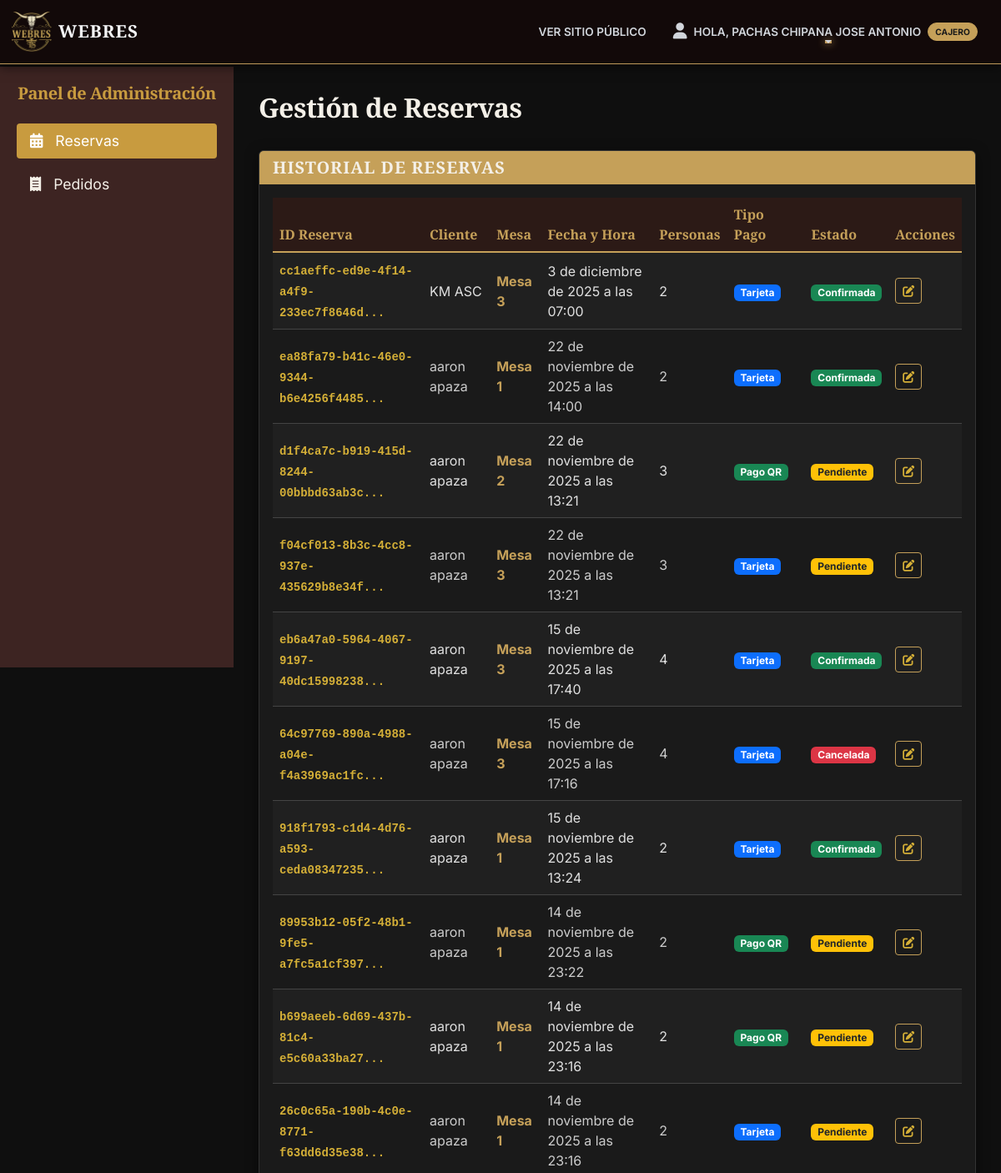
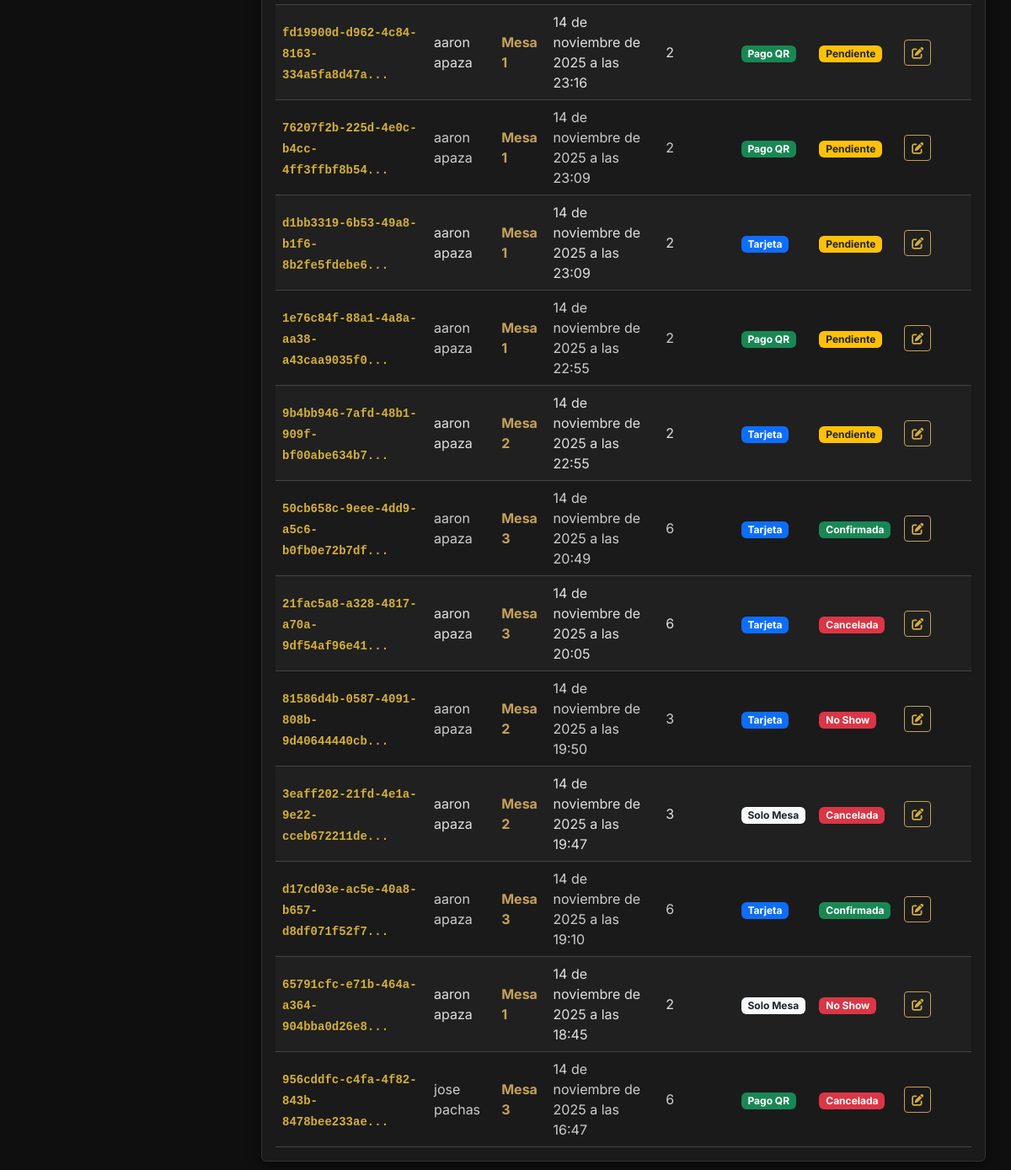
Screenshot of /panel/reservas/ (signed in) with the database file from the repository (2 pictures, top to bottom).
### reservas/models.py (models this page shows, shortened)
class Reserva(models.Model):
    ESTADO_CHOICES = (
        ('PENDIENTE', 'Pendiente'),
        ('CONFIRMADA', 'Confirmada'),
        ('CANCELADA', 'Cancelada'),
        ('COMPLETADA', 'Completada'),
        ('NO_SHOW', 'No Show'),
    )
    TIPO_PAGO_CHOICES = (
        ('SOLO_MESA', 'Solo Mesa'),
        ('PAGO_ADELANTADO', 'Pago QR'),
        ('TARJETA', 'Tarjeta'),
    )
    id = models.UUIDField(primary_key=True, default=uuid.uuid4, editable=False)
    cliente = models.ForeignKey(Cliente, on_delete=models.CASCADE)
    mesa = models.ForeignKey(Mesa, on_delete=models.SET_NULL, null=True, blank=True)
    fecha_reserva = models.DateField()
    hora_reserva = models.TimeField()
    numero_personas = models.IntegerField()
    estado = models.CharField(max_length=20, choices=ESTADO_CHOICES, default='PENDIENTE')
    tipo_pago = models.CharField(max_length=20, choices=TIPO_PAGO_CHOICES, default='SOLO_MESA')
    duracion_horas = models.IntegerField(default=2, help_text="Duración de la reserva en horas")
    hora_fin = models.TimeField(null=True, blank=True, editable=False)
    monto_pagado = models.DecimalField(max_digits=10, decimal_places=2, default=0.00)
    created_at = models.DateTimeField(auto_now_add=True, null=True, blank=True)

### clientes/models.py (models this page shows, shortened)
class Cliente(models.Model):
    usuario = models.OneToOneField(User, on_delete=models.CASCADE, related_name="cliente")
    nombre = models.CharField(max_length=100)
    apellido = models.CharField(max_length=100)
    email = models.EmailField(unique=True)
    telefono = models.CharField(max_length=20, blank=True, null=True)
    fecha_registro = models.DateTimeField(auto_now_add=True)
    foto_perfil = models.ImageField(upload_to='perfiles/', null=True, blank=True)

### core/models.py (models this page shows, shortened)
class Mesa(models.Model):
    ESTADO_CHOICES = (
        ('DISPONIBLE', 'Disponible'),
        ('OCUPADA', 'Ocupada'),
        ('RESERVADA', 'Reservada'),
        ('MANTENIMIENTO', 'Mantenimiento'),
    )
    TIPO_CHOICES = (
        ('NORMAL', 'Normal'),
        ('PREMIUM', 'Premium (Ventana/Privado)'),
    )
    numero = models.IntegerField(unique=True, help_text="Número de la mesa")
    capacidad = models.IntegerField(help_text="Número de personas que puede sentar")
    estado = models.CharField(max_length=20, choices=ESTADO_CHOICES, default='DISPONIBLE')
    tipo = models.CharField(max_length=10, choices=TIPO_CHOICES, default='NORMAL')

### dashboard/views.py (the view)
# urls.py: path('reservas/', views.reserva_list, name='dashboard_reservas'),
@staff_requerido
def reserva_list(request):
    reservas = Reserva.objects.all().order_by('-fecha_reserva', '-hora_reserva')
    return render(request, 'dashboard/reserva_list.html', {'reservas': reservas})

### dashboard/views.py (called while the page is built)
def staff_requerido(function):
    return user_passes_test(
        lambda u: u.is_authenticated and u.is_staff,
        login_url='login',
        redirect_field_name=None
    )(function)

### templates/dashboard/reserva_list.html
{% extends 'dashboard/base_dashboard.html' %}
{% block content %}
<div class="d-flex justify-content-between align-items-center mb-4">
    <h1 class="fs-2">Gestión de Reservas</h1>
</div>
<div class="card shadow-sm">
    <div class="card-header card-header-gold">
        <h5 class="mb-0">Historial de Reservas</h5>
    </div>
    <div class="card-body">
        <div class="table-responsive">
            <table class="table table-striped table-hover">
                <thead>
                    <tr>
                        <th scope="col">ID Reserva</th>
                        <th scope="col">Cliente</th>
                        <th scope="col">Mesa</th>
                        <th scope="col">Fecha y Hora</th>
                        <th scope="col">Personas</th>
                        <th scope="col">Tipo Pago</th>
                        <th scope="col">Estado</th>
                        <th scope="col">Acciones</th>
                    </tr>
                </thead>
                <tbody>
                    {% for r in reservas %}
                    <tr>
                        <td>
                            <code>{{ r.id|slice:":8" }}...</code>
                        </td>
                        <td>
                            {{ r.cliente.nombre }} {{ r.cliente.apellido }}
                        </td>
                        <td>
                            {% if r.mesa %}
                                <strong>Mesa {{ r.mesa.numero }}</strong>
                            {% else %}
                                <span class="text-muted">Sin asignar</span>
                            {% endif %}
                        </td>
                        <td>
                            {{ r.fecha_reserva }} a las {{ r.hora_reserva|time:"H:i" }}
                        </td>
                        <td>{{ r.numero_personas }}</td>
                        <td>
                            {% if r.tipo_pago == 'PAGO_ADELANTADO' %}
                                <span class="badge bg-success">{{ r.get_tipo_pago_display }}</span>
                            {% elif r.tipo_pago == 'TARJETA' %}
                                <span class="badge bg-primary">{{ r.get_tipo_pago_display }}</span>
                            {% else %}
                                <span class="badge bg-light text-dark">{{ r.get_tipo_pago_display }}</span>
                            {% endif %}
                        </td>
                        <td>
                            {% if r.estado == 'CONFIRMADA' %}
                                <span class="badge bg-success">{{ r.get_estado_display }}</span>
                            {% elif r.estado == 'PENDIENTE' %}
                                <span class="badge bg-warning text-dark">{{ r.get_estado_display }}</span>
                            {% elif r.estado == 'CANCELADA' or r.estado == 'NO_SHOW' %}
                                <span class="badge bg-danger">{{ r.get_estado_display }}</span>
                            {% elif r.estado == 'COMPLETADA' %}
                                <span class="badge bg-info">{{ r.get_estado_display }}</span>
                            {% else %}
                                <span class="badge bg-secondary">{{ r.get_estado_display }}</span>
                            {% endif %}
                        </td>
                        <td>
                            <a href="#" class="btn btn-sm btn-outline-primary" title="Editar Estado (Próximamente)">
                                <i class="fa fa-edit"></i>
                            </a>
                        </td>
                    </tr>
                    {% empty %}
                    <tr>
                        <td colspan="8" class="text-center">No hay reservas registradas.</td>
                    </tr>
                    {% endfor %}
                </tbody>
            </table>
        </div>
    </div>
</div>
{% endblock %}

### templates/dashboard/base_dashboard.html (shortened to what this page needs)
{% load static %}
<!DOCTYPE html>
<html lang="es">
<head>
    <link href="https://cdn.jsdelivr.net/npm/bootstrap@5.3.3/dist/css/bootstrap.min.css" rel="stylesheet">
    <link rel="stylesheet" href="https://cdnjs.cloudflare.com/ajax/libs/font-awesome/6.5.2/css/all.min.css" />
    <link rel="stylesheet" href="{% static 'core/css/main.css' %}" />
</head>
<body class="site-container">
    <header id="main-header" class="fixed-top" style="z-index: 1030;">
        <nav class="navbar navbar-expand-lg">
            <div class="container-fluid">
                <a class="navbar-brand d-flex align-items-center" href="{% url 'home' %}">
                    <img src="{% static 'core/img/webres.png' %}" alt="Logo" width="50" height="50"
                        class="d-inline-block align-text-top">
                    <span class="navbar-brand-text ms-2">WEBRES</span>
                </a>
                <div class="collapse navbar-collapse" id="mainNavbar">
                    <ul class="navbar-nav ms-auto mb-2 mb-lg-0 align-items-center">
                        <li class="nav-item">
                            <a class="nav-link" href="{% url 'home' %}">Ver Sitio Público</a>
                        </li>
                        {% if user.is_authenticated %}
                        <li class="nav-item dropdown">
                            <a class="nav-link dropdown-toggle d-flex align-items-center" href="#" role="button"
                                data-bs-toggle="dropdown" aria-expanded="false">
                                {% if user.cliente.foto_perfil %}
                                <img src="{{ user.cliente.foto_perfil.url }}" alt="Foto de perfil"
                                    class="profile-pic-nav">
                                {% else %}
                                <i class="fa fa-user me-2" style="font-size: 1.2rem;"></i>
                                {% endif %}
                                Hola, {{ user.username }}
                                {% with user.groups.first as group %}
                                {% if user.is_superuser %}
                                <span
                                    class="badge-rol badge bg-danger-emphasis text-danger-emphasis border border-danger-subtle rounded-pill ms-2">Admin</span>
                                {% elif group.name == 'Cajero' %}
                                <span
                                    class="badge-rol badge bg-info-emphasis text-info-emphasis border border-info-subtle rounded-pill ms-2">Cajero</span>
                                {% elif group.name == 'Mesero' %}
                                <span
                                    class="badge-rol badge bg-warning-emphasis text-warning-emphasis border border-warning-subtle rounded-pill ms-2">Mesero</span>
                                {% elif user.is_staff %}
                                <span
                                    class="badge-rol badge bg-secondary-emphasis text-secondary-emphasis border border-secondary-subtle rounded-pill ms-2">Staff</span>
                                {% endif %}
                                {% endwith %}
                            </a>
                        </li>
                        {% endif %}
                    </ul>
                </div>
            </div>
        </nav>
    </header>
    <div class="d-flex">
        <div class="sidebar d-flex flex-column">
            <h3 class="fs-5 text-center mb-4" style="font-family: 'Playfair Display', serif; color: #c89b3f;">
                Panel de Administración
            </h3>
            <ul class="nav flex-column mb-auto">
                {% if user.is_staff %}
                <li class="nav-item">
                    <a class="nav-link {% if 'reserva' in request.resolver_match.url_name %}active{% endif %}"
                        href="{% url 'dashboard_reservas' %}">
                        <i class="fa fa-calendar-alt"></i> Reservas
                    </a>
                </li>
                <li class="nav-item">
                    <a class="nav-link {% if 'pedido' in request.resolver_match.url_name %}active{% endif %}"
                        href="{% url 'dashboard_pedidos' %}">
                        <i class="fa fa-receipt"></i> Pedidos
                    </a>
                </li>
                {% endif %}
            </ul>
        </div>
        <main class="content">
            {% block content %}{% endblock %}
        </main>
    </div>
</body>
</html>

### core/static/core/css/main.css (style rules this page uses)
body { background-color: #121212; font-family: 'Inter', sans-serif; color: #f3f4f6; min-height: 100vh; position: relative; overflow-x: hidden; }
.font-serif-display, .section-title, .navbar-brand-text, .title-gold, h1, h2, h3, h4, h5 { font-family: 'Playfair Display', serif; font-weight: 700; }
#main-header .navbar { background-color: rgba(20, 10, 10, 0.95); backdrop-filter: blur(8px); border-bottom: 1px solid #c09a5b; box-shadow: 0 4px 12px rgba(0,0,0,0.5); z-index: 1030; }
#main-header .navbar-brand-text { font-size: 1.3rem; color: #f3f4f6; letter-spacing: 1px; }
#main-header .nav-link { color: #d1d5db; font-weight: 600; text-transform: uppercase; font-size: 0.85rem; padding: 0.5rem 1rem; transition: color 0.3s ease; }
html, body { overflow-x: hidden; width: 100%; }
h1, h2, h3, .navbar-brand-text { letter-spacing: -0.5px; }
#main-header .nav-link { position: relative; }
#main-header .nav-link::after { content: ''; position: absolute; width: 0; height: 2px; bottom: 5px; left: 50%; background-color: #c09a5b; transition: all 0.3s ease; box-shadow: 0 0 10px #c09a5b; transform: translateX(-50%); }

### templates/dashboard/base_dashboard.html (style rules this page uses)
:root { --header-height: 80px; }
body { padding-top: var(--header-height); background-color: #0f0f0f; }
.card-body, .card-body p { color: #e0e0e0 !important; }
.card-body strong, .card-body b, .card-body h4, .card-body h5, .card-body h6 { color: #c5a059 !important; }
.card-body a { color: #d4af37; text-decoration: none; }
.sidebar { position: fixed; top: var(--header-height); left: 0; width: 280px; height: calc(100vh - var(--header-height)); background-color: #3d2422; color: #f4f0e8; padding: 20px; overflow-y: auto; z-index: 1020; }
.sidebar .nav-link { color: #f4f0e8; font-size: 1.1rem; margin-bottom: 10px; padding: .5rem 1rem; border-radius: .25rem; }
.sidebar .nav-link:hover, .sidebar .nav-link.active { color: #ffffff; background-color: #c89b3f; }
.sidebar .nav-link .fa { margin-right: 10px; }
.content { margin-left: 280px; padding: 30px; width: calc(100% - 280px); background-color: #0f0f0f; min-height: calc(100vh - var(--header-height)); }
.card-header-gold { background-color: #c89b3f; color: #3d2422; font-family: 'Playfair Display', serif; }
.badge-rol { background-color: #c5a059 !important; color: #1a1a1a !important; border: 1px solid #c5a059 !important; font-weight: bold; padding: 0.5em 0.8em; }
.card { background-color: #1a1a1a !important; border: 1px solid #333 !important; box-shadow: 0 4px 15px rgba(0, 0, 0, 0.5) !important; }
.card-header { background-color: #c5a059 !important; color: #1a1a1a !important; font-weight: 800; text-transform: uppercase; letter-spacing: 1px; border-bottom: none; font-family: 'Playfair Display', serif; }
.table { --bs-table-bg: transparent; --bs-table-color: #e0e0e0; --bs-table-border-color: #444; margin-bottom: 0; }
.table thead th { background-color: #2c1a16 !important; color: #c5a059 !important; border-bottom: 2px solid #c5a059; font-family: 'Playfair Display', serif; }
.table tbody td { background-color: #1a1a1a !important; color: #ccc !important; vertical-align: middle; }
.table-striped>tbody>tr:nth-of-type(odd)>* { background-color: #222 !important; color: #e0e0e0 !important; }
.table td a, .table td code { color: #d4af37 !important; font-weight: bold; text-decoration: none; background: transparent !important; }
.btn-outline-primary { color: #c5a059; border-color: #c5a059; }
h1, h2, h3, h4, h5, h6 { color: #f4f0e8; }
html { scroll-behavior: smooth; }

### rows the page displays
Reserva: id "cc1aeffc-ed9e-4f14-a4f9-233ec7f8646d", cliente.nombre "KM", cliente.apellido "ASC", mesa.numero "3", fecha_reserva "3 de diciembre de 2025", hora_reserva "07:00", numero_personas "2", tipo_pago "Tarjeta", estado "Confirmada"
Reserva: id "ea88fa79-b41c-46e0-9344-b6e4256f4485", cliente.nombre "aaron", cliente.apellido "apaza", mesa.numero "1", fecha_reserva "22 de noviembre de 2025", hora_reserva "14:00", numero_personas "2", tipo_pago "Tarjeta", estado "Confirmada"
Reserva: id "d1f4ca7c-b919-415d-8244-00bbbd63ab3c", cliente.nombre "aaron", cliente.apellido "apaza", mesa.numero "2", fecha_reserva "22 de noviembre de 2025", hora_reserva "13:21", numero_personas "3", tipo_pago "Pago QR", estado "Pendiente"
Reserva: id "f04cf013-8b3c-4cc8-937e-435629b8e34f", cliente.nombre "aaron", cliente.apellido "apaza", mesa.numero "3", fecha_reserva "22 de noviembre de 2025", hora_reserva "13:21", numero_personas "3", tipo_pago "Tarjeta", estado "Pendiente"
Reserva: id "eb6a47a0-5964-4067-9197-40dc15998238", cliente.nombre "aaron", cliente.apellido "apaza", mesa.numero "3", fecha_reserva "15 de noviembre de 2025", hora_reserva "17:40", numero_personas "4", tipo_pago "Tarjeta", estado "Confirmada"
Reserva: id "64c97769-890a-4988-a04e-f4a3969ac1fc", cliente.nombre "aaron", cliente.apellido "apaza", mesa.numero "3", fecha_reserva "15 de noviembre de 2025", hora_reserva "17:16", numero_personas "4", tipo_pago "Tarjeta", estado "Cancelada"
Reserva: id "918f1793-c1d4-4d76-a593-ceda08347235", cliente.nombre "aaron", cliente.apellido "apaza", mesa.numero "1", fecha_reserva "15 de noviembre de 2025", hora_reserva "13:24", numero_personas "2", tipo_pago "Tarjeta", estado "Confirmada"
Reserva: id "89953b12-05f2-48b1-9fe5-a7fc5a1cf397", cliente.nombre "aaron", cliente.apellido "apaza", mesa.numero "1", fecha_reserva "14 de noviembre de 2025", hora_reserva "23:22", numero_personas "2", tipo_pago "Pago QR", estado "Pendiente"
Reserva: id "b699aeeb-6d69-437b-81c4-e5c60a33ba27", cliente.nombre "aaron", cliente.apellido "apaza", mesa.numero "1", fecha_reserva "14 de noviembre de 2025", hora_reserva "23:16", numero_personas "2", tipo_pago "Pago QR", estado "Pendiente"
Reserva: id "26c0c65a-190b-4c0e-8771-f63dd6d35e38", cliente.nombre "aaron", cliente.apellido "apaza", mesa.numero "1", fecha_reserva "14 de noviembre de 2025", hora_reserva "23:16", numero_personas "2", tipo_pago "Tarjeta", estado "Pendiente"
Reserva: id "fd19900d-d962-4c84-8163-334a5fa8d47a", cliente.nombre "aaron", cliente.apellido "apaza", mesa.numero "1", fecha_reserva "14 de noviembre de 2025", hora_reserva "23:16", numero_personas "2", tipo_pago "Pago QR", estado "Pendiente"
Reserva: id "76207f2b-225d-4e0c-b4cc-4ff3ffbf8b54", cliente.nombre "aaron", cliente.apellido "apaza", mesa.numero "1", fecha_reserva "14 de noviembre de 2025", hora_reserva "23:09", numero_personas "2", tipo_pago "Pago QR", estado "Pendiente"
Reserva: id "d1bb3319-6b53-49a8-b1f6-8b2fe5fdebe6", cliente.nombre "aaron", cliente.apellido "apaza", mesa.numero "1", fecha_reserva "14 de noviembre de 2025", hora_reserva "23:09", numero_personas "2", tipo_pago "Tarjeta", estado "Pendiente"
Reserva: id "1e76c84f-88a1-4a8a-aa38-a43caa9035f0", cliente.nombre "aaron", cliente.apellido "apaza", mesa.numero "1", fecha_reserva "14 de noviembre de 2025", hora_reserva "22:55", numero_personas "2", tipo_pago "Pago QR", estado "Pendiente"
Reserva: id "9b4bb946-7afd-48b1-909f-bf00abe634b7", cliente.nombre "aaron", cliente.apellido "apaza", mesa.numero "2", fecha_reserva "14 de noviembre de 2025", hora_reserva "22:55", numero_personas "2", tipo_pago "Tarjeta", estado "Pendiente"
Reserva: id "50cb658c-9eee-4dd9-a5c6-b0fb0e72b7df", cliente.nombre "aaron", cliente.apellido "apaza", mesa.numero "3", fecha_reserva "14 de noviembre de 2025", hora_reserva "20:49", numero_personas "6", tipo_pago "Tarjeta", estado "Confirmada"
Reserva: id "21fac5a8-a328-4817-a70a-9df54af96e41", cliente.nombre "aaron", cliente.apellido "apaza", mesa.numero "3", fecha_reserva "14 de noviembre de 2025", hora_reserva "20:05", numero_personas "6", tipo_pago "Tarjeta", estado "Cancelada"
Reserva: id "81586d4b-0587-4091-808b-9d40644440cb", cliente.nombre "aaron", cliente.apellido "apaza", mesa.numero "2", fecha_reserva "14 de noviembre de 2025", hora_reserva "19:50", numero_personas "3", tipo_pago "Tarjeta", estado "No Show"
Reserva: id "3eaff202-21fd-4e1a-9e22-cceb672211de", cliente.nombre "aaron", cliente.apellido "apaza", mesa.numero "2", fecha_reserva "14 de noviembre de 2025", hora_reserva "19:47", numero_personas "3", tipo_pago "Solo Mesa", estado "Cancelada"
Reserva: id "d17cd03e-ac5e-40a8-b657-d8df071f52f7", cliente.nombre "aaron", cliente.apellido "apaza", mesa.numero "3", fecha_reserva "14 de noviembre de 2025", hora_reserva "19:10", numero_personas "6", tipo_pago "Tarjeta", estado "Confirmada"
Reserva: id "65791cfc-e71b-464a-a364-904bba0d26e8", cliente.nombre "aaron", cliente.apellido "apaza", mesa.numero "1", fecha_reserva "14 de noviembre de 2025", hora_reserva "18:45", numero_personas "2", tipo_pago "Solo Mesa", estado "No Show"
Reserva: id "956cddfc-c4fa-4f82-843b-8478bee233ae", cliente.nombre "jose", cliente.apellido "pachas", mesa.numero "3", fecha_reserva "14 de noviembre de 2025", hora_reserva "16:47", numero_personas "6", tipo_pago "Pago QR", estado "Cancelada"

### other values shown
{{ user.username }} "PACHAS CHIPANA JOSE ANTONIO"
